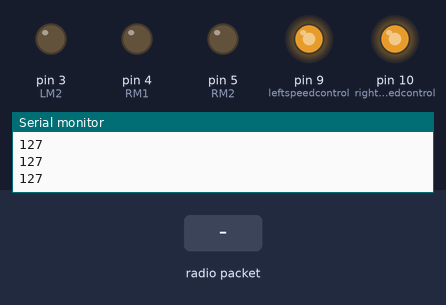
The sketch below on a simulated Arduino Uno, built with avr-gcc and run on an emulated ATmega328P. On the bench: output pins drawn as LEDs (lit = HIGH), the last lines printed to the serial monitor. The test bench sets the inputs (shaded band). No radio packets arrive unless stated.

Above: at 1.2 s.
1.3 s: radio packet "F" arrives
At 2.5 s:
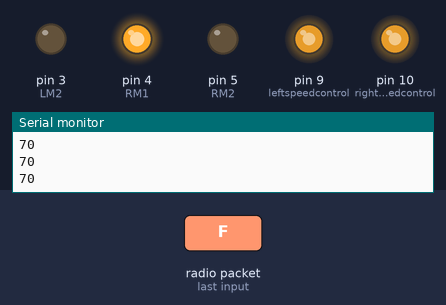
2.8 s: radio packet "B" arrives
At 3.7 s:
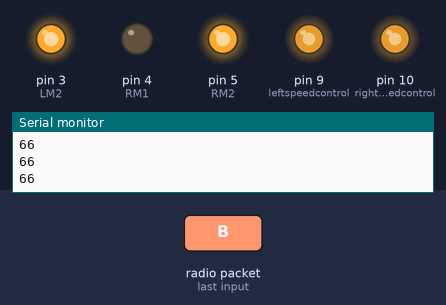
4.3 s: radio packet "L" arrives
At 4.9 s:
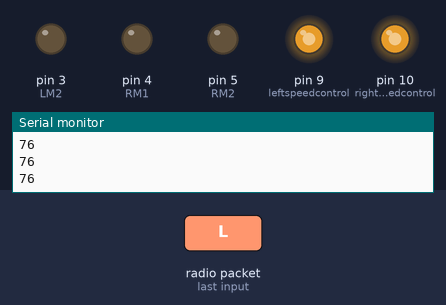
5.8 s: radio packet "R" arrives
At 7.1 s:
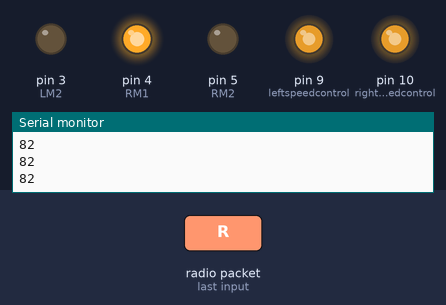
Timing chart, 0 to 8.3 s (numbered marks = the images above; inputs shaded):
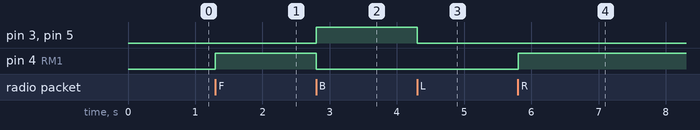

Measured:
- after the input at 1.3 s, pin 4 (RM1): LOW → HIGH at once
- after the input at 2.8 s, pin 3 (LM2), pin 5 (RM2): LOW → HIGH at once; pin 4 (RM1): HIGH → LOW at once
- after the input at 4.3 s, pin 3 (LM2), pin 5 (RM2): HIGH → LOW at once
- after the input at 5.8 s, pin 4 (RM1): LOW → HIGH at once

The sketch:

7.2Reciever.ino
```cpp
//BY-VANSH GABA
#include <VirtualWire.h>
#define LM1 2//(orange) //+ve(out1)
#define LM2 3//(yellow)
#define RM1 4//(red)  //+ve(out3)
#define RM2 5//(green)

#define leftspeedcontrol 9
#define rightspeedcontrol 10

void setup()
{
  // put your setup code here, to run once:
  pinMode(LM1,OUTPUT);
  pinMode(LM2,OUTPUT);
  pinMode(RM1,OUTPUT);
  pinMode(RM2,OUTPUT);
  Serial.begin(9600);
  vw_set_rx_pin(2);
  vw_setup (2000);
  pinMode(2,INPUT);
  vw_rx_start();
analogWrite(leftspeedcontrol,200);
analogWrite(rightspeedcontrol,200);
}
void loop() {
  uint8_t buf[VW_MAX_MESSAGE_LEN];
  uint8_t buflen=VW_MAX_MESSAGE_LEN;
  Serial.println(buf[0]);
if (vw_get_message(buf,&buflen)) {
    switch (buf[0]) {
      case 'F':
        forward();
        break;
      case 'B':
       back();
        break;
      case 'L':
       left();
        break;
      case 'R':
      right();
        break;
      case'S':
        stop();
        break;
}
}
}
void stop(){
    digitalWrite(LM1, LOW);
    digitalWrite(LM2, LOW);
    digitalWrite(RM1, LOW);
    digitalWrite(RM2, LOW);
}
void forward()
{
    digitalWrite(LM1, HIGH);
    digitalWrite(LM2, LOW);
    digitalWrite(RM1, HIGH);
    digitalWrite(RM2, LOW);
}
void back()
{
    digitalWrite(LM1, LOW);
    digitalWrite(LM2, HIGH);
    digitalWrite(RM1, LOW);
    digitalWrite(RM2, HIGH);

}
void left()
{   digitalWrite(LM1, HIGH);
    digitalWrite(LM2, LOW);
    digitalWrite(RM1, LOW);
    digitalWrite(RM2, LOW);

}
void right()
{
    digitalWrite(LM1, LOW);
    digitalWrite(LM2, LOW);
    digitalWrite(RM1, HIGH);
    digitalWrite(RM2, LOW);
}
```
